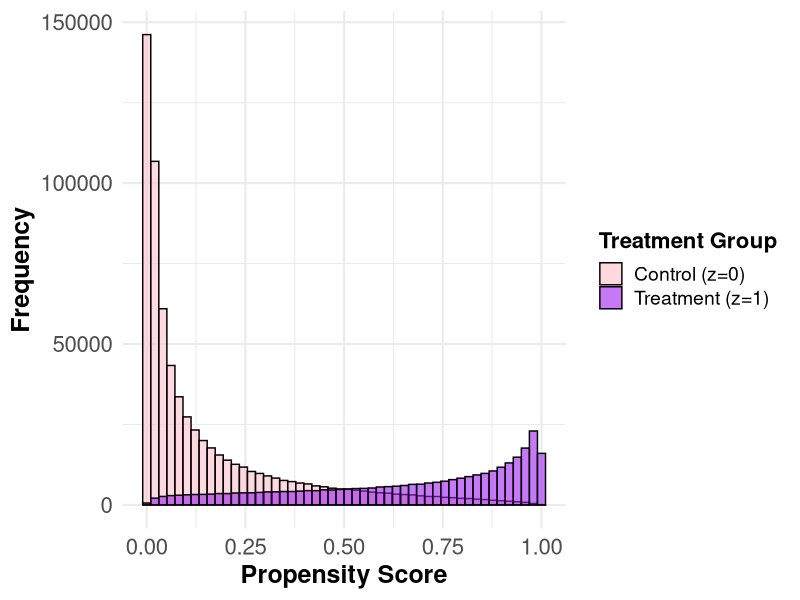

Source code (R): (Note: this script raises an error after producing the figure.)
# Required R packages for data generation and analysis
library(survey)         # Survey data analysis
library(doParallel)     # Parallel processing
library(foreach)        # Looping in parallel
library(xtable)         # Table formatting for LaTeX
library(data.table)     # Data manipulation
library(sampling)       # Sampling techniques
library(MatchIt)        # Propensity score matching
library(Hmisc)          # Data utility functions
library(nloptr)         # Nonlinear optimization
library(numDeriv)       # Numerical derivatives
library(MASS)           # Statistical methods
library(patchwork)      # Plot layout organization
library(boot)           # Bootstrap resampling
library(magrittr)       # Pipe operator (%>%)

# Set the working directory
setwd("/Volumes/T7 Shield/R_SW_Final_Data_0118_2025/TestReformSimulation/")

# Define global parameters for population and sample generation
N           = 1000000            # Total population size
n           = N * 0.005          # Sample size (0.5% of the population)
n_covar     = 7                  # Number of covariates (6 regular + 1 associated with missingness if needed)
n_strata    = 10                 # Number of strata in the population
n_cluster   = 20                 # Number of clusters within each stratum
n_scenarios = 1                  # Number of scenarios to consider
tau_strata  = 0.35               # Standard deviation of covariate means across strata
min_prob    = 0.000              # Minimum probability threshold to avoid near-zero values
tau_cluster = c(0.15)            # Standard deviation of covariate means across clusters
s.m         = 1                  # Scaling factor for the simulation
# n.reps      = 5000             # Number of simulation replicates

# Set the seed for reproducibility
set.seed(20220930)


############################################################################################################################
# Generate Super Population Data
############################################################################################################################

# Initialize list to store datasets across scenarios
data_sets = list()


for(scenario in 1:n_scenarios){
  # Means in Matrix
  mu_strata  = matrix(rnorm(n_strata * n_covar, mean = 0, sd = tau_strata), nrow = n_strata, ncol = n_covar)  # Mean structure for strata
  mu_cluster = matrix(rnorm(n_cluster * n_covar, mean = 0, sd = tau_cluster[scenario]), nrow = n_cluster, ncol = n_covar)  # Mean structure for clusters
  
  # Identifying the STRATA EFFECT by stratum and covariates
  # Define row names (Strata)
  strata_row = rep(NA, n_strata)
  for (strata in 1:n_strata) {
    strata_row[strata] = paste("Strata", strata, sep = "_")
  }
  rownames(mu_strata) = strata_row
  
  # Define column names (Covariates)
  strata_col = rep(NA, n_covar)
  for (covariate in 1:n_covar) {
    strata_col[covariate] = paste("Covariate", covariate, sep = "_")
  }
  colnames(mu_strata) = strata_col
  
  # Identifying the CLUSTER EFFECT by cluster and covariates
  # Define row names (Clusters)
  cluster_row = rep(NA, n_cluster)
  for (cluster in 1:n_cluster) {
    cluster_row[cluster] = paste("Cluster", cluster, sep = "_")
  }
  rownames(mu_cluster) = cluster_row
  
  # Define column names (Covariates)
  cluster_col = rep(NA, n_covar)
  for (covariate in 1:n_covar) {
    cluster_col[covariate] = paste("Covariate", covariate, sep = "_")
  }
  colnames(mu_cluster) = cluster_col
  
  ############################################################################################################################
  # CREATING THE COVARIATES
  ############################################################################################################################
  
  cluster_l  = list()  # Temporary storage for cluster-level data
  strata_l   = list()  # Temporary storage for stratum-level data
  variable_l = list()  # Temporary storage for each covariate
  
  # Generate covariates for all subjects across clusters and strata
  for (variable in 1:n_covar) {  # Iterate over covariates
    for (strata in 1:n_strata) {  # Iterate over strata
      for (cluster in 1:n_cluster) {  # Iterate over clusters
        
        # Generate data for subjects in a specific cluster within a stratum
        data = cbind(
          rep((strata - 1) * n_cluster + cluster, N / (n_strata * n_cluster)),  # Cluster index
          rep(strata, N / (n_strata * n_cluster)),  # Stratum index
          rnorm(N / (n_strata * n_cluster), mean = mu_cluster[cluster, variable] + mu_strata[strata, variable])  # Covariate values
        )
        
        colnames(data) = c("Cluster", "Strata", paste("X", variable, sep = ""))  # Define column names
        cluster_l[[cluster]] = data
      }
      strata_l[[strata]] = do.call("rbind", cluster_l)  # Combine cluster data within each stratum
    }
    variable_l[[variable]] = data.frame(do.call("rbind", strata_l))  # Combine stratum data for each covariate
  }
  
  # Combine all covariate data into a single dataset
  data = variable_l[[1]]  # Initialize with the first covariate
  for (variable in 2:n_covar) {
    data = cbind(data, variable_l[[variable]][, 3])  # Add covariate values (3rd column corresponds to covariate values Xi)
  }
  
  # Define column names for the covariate dataset
  var_col = rep(NA, n_covar)
  for (covariate in 1:n_covar) {
    var_col[covariate] = paste("x", covariate, sep = "")  # Define covariate names
  }
  
  colnames(data) = c("Cluster", "Strata", var_col)  # Assign final column names
  
  
  ############################################################################################################################
  # PROPENSITY SCORE MODEL
  ############################################################################################################################
  
  # Logistic (expit) function for probability calculation
  expit = function(x) { exp(x) / (1 + exp(x)) }
  
  # Define coefficients for the logistic regression model
  a0 = log(20 / 80)  # Intercept
  a1 = log(1.10)     # Coefficient for x1
  a2 = log(1.25)     # Coefficient for x2
  a3 = log(1.50)     # Coefficient for x3
  a4 = log(1.75)     # Coefficient for x4
  a5 = log(2.00)     # Coefficient for x5
  a6 = log(2.50)     # Coefficient for x6
  a7 = log(1.10)     # Interaction term coefficient for x1 * x2
  
  delta_z = 2  # Scaling factor for treatment assignment effects
  
  # Calculate the propensity score formula using the logistic model
  formula = a0 + delta_z * (
    a1 * data$x1 + a2 * data$x2 + a3 * data$x3 + a4 * data$x4 + 
      a5 * data$x5 + a6 * data$x6 + a7 * data$x1 * data$x2
  )
  
  # Calculate propensity scores
  prob_treat = expit(formula)  # Treatment probabilities for each individual
  
  # Assign propensity scores to the dataset
  data$prob_treat = prob_treat
  
  # Simulate treatment assignment based on propensity scores
  data$z = rbinom(N, 1, prob_treat)  # Treatment indicator: z ~ Bernoulli(prob_treat)
  
  ############################################################################################################################
  # VISUALIZE PROPENSITY SCORE DISTRIBUTION
  ############################################################################################################################
  
  # Load required package for visualization
  library(ggplot2)
  
  # Convert treatment indicator into a factor for labeling in the plot
  data$TreatmentGroup <- factor(data$z, 
                                levels = c(0, 1), 
                                labels = c("Control (z=0)", "Treatment (z=1)"))
  
  # Create a histogram of propensity scores by treatment group
  p_good_overlap <- ggplot(data, aes(x = prob_treat, fill = TreatmentGroup)) +
    geom_histogram(alpha = 0.6, position = "identity", bins = 50, color = "black") +
    scale_fill_manual(values = c("Control (z=0)" = "pink", "Treatment (z=1)" = "purple")) +
    labs(x = "Propensity Score", y = "Frequency", fill = "Treatment Group") +
    theme_minimal(base_size = 16) +
    theme(
      # Customize axis titles and text for readability
      axis.title = element_text(face = "bold", size = 18),
      axis.text = element_text(size = 16),
      # Customize legend for better interpretability
      legend.title = element_text(face = "bold", size = 16),
      legend.text = element_text(size = 14),
      # Optionally, adjust plot title formatting if used
      plot.title = element_text(face = "bold", size = 20)
    )
  
  # Display the plot
  print(p_good_overlap)
  
  ############################################################################################################################
  # OUTCOME MODEL CONTINUOUS (Y)
  ############################################################################################################################
  
  # Define coefficients for the outcome model
  b0  = 0.00   # Intercept
  b1  = 2.50   # Coefficient for x1
  b2  = -2.00  # Coefficient for x2
  b3  = 1.75   # Coefficient for x3
  b4  = -1.25  # Coefficient for x4
  b5  = 1.50   # Coefficient for x5
  b6  = 1.10   # Coefficient for x6
  b70 = 2.50   # Interaction term coefficient for x1 * x2 in y0
  b71 = 1.50   # Interaction term coefficient for x1 * x2 in y1
  
  # Define treatment effect scaling factors
  delta0 = 0.3  # Scaling factor for control group (y0)
  delta1 = 1    # Constant treatment effect
  delta2 = 0.2  # Interaction scaling factor for treatment effect
  
  # Generate counterfactual outcomes for the control group
  data$y0 = b0 + delta0 * (
    b1 * data$x1 + b2 * data$x2 + b3 * data$x3 + 
      b4 * data$x4 + b5 * data$x5 + b6 * data$x6 + 
      b70 * data$x1 * data$x2
  ) + rnorm(N)  # Random noise with default sd = 1
  
  # Generate counterfactual outcomes for the treatment group
  data$y1 = data$y0 + delta1 + delta2 * (
    b1 * data$x1 + b2 * data$x2 + b3 * data$x3 + 
      b4 * data$x4 + b5 * data$x5 + b6 * data$x6 + 
      b71 * data$x1 * data$x2
  ) + rnorm(N)  # Random noise with default sd = 1
  
  # Calculate observed outcome based on treatment assignment
  data$y = data$z * data$y1 + (1 - data$z) * data$y0  # Observed outcome for each subject
  
  
  data_sets[[scenario]] = data
  
}





SuperPopGen_PoorOverlap_AllinOne_0118_2025<- data_sets

save(SuperPopGen_PoorOverlap_AllinOne_0118_2025, file = "SuperPopGen_PoorOverlap_AllinOne_0118_2025.RData")
